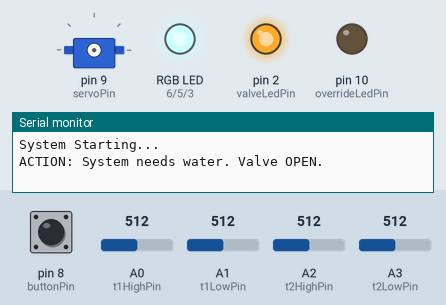
The sketch below on a simulated Arduino Uno, built with avr-gcc and run on an emulated ATmega328P. Shown: servo, an RGB LED mixed from three pins (HIGH = lit), output pins drawn as LEDs (lit = HIGH), the last lines printed to the serial monitor. Inputs (shaded band) come from the test bench; at power-on: pin 8 (buttonPin) HIGH, A0 (t1HighPin) = 512, A2 (t2HighPin) = 512, A1 (t1LowPin) = 512, A3 (t2LowPin) = 512. Pins used as bus, display or sensor lines are not drawn.

Above: at 1.2 s.
1.3 s: pin 8 (buttonPin) pulled LOW for 0.15 s
At 2.2 s:
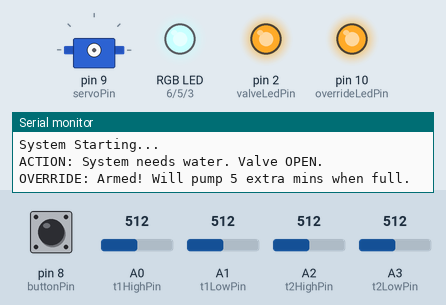
2.9 s: A0 (t1HighPin) set to 208
5.1 s: A0 (t1HighPin) set to 191
6.6 s: A2 (t2HighPin) set to 210
8.8 s: A2 (t2HighPin) set to 185
At 10.3 s:
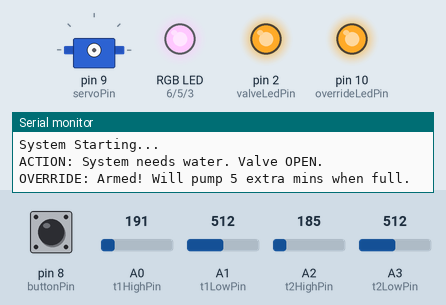
11.3 s: pin 8 (buttonPin) pulled LOW for 3.2 s
At 16.5 s:
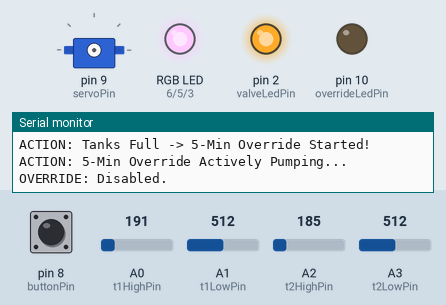
At 26.4 s:
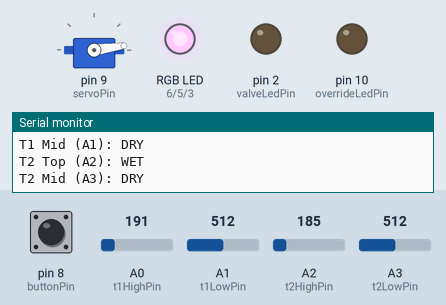
Timing chart, 0 to 28.0 s (numbered marks = the images above; inputs shaded):
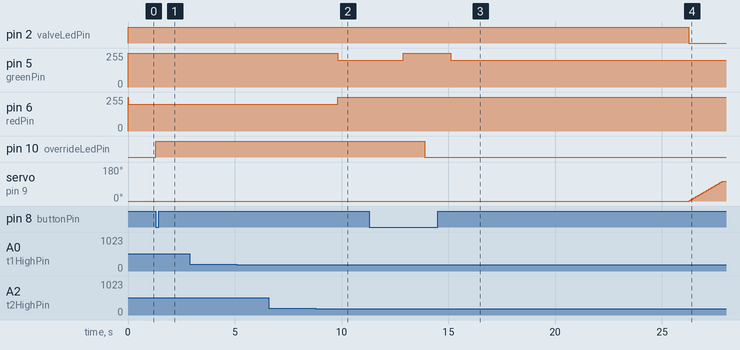

Measured:
- the behaviour switches between 201 and 200 on A2 (t2HighPin) (found by bisection; images 1 and 2)
- after the input at 1.3 s, pin 10 (overrideLedPin): LOW → HIGH at once
- after the input at 2.9 s, every drawn part: stays the same
- after the input at 5.1 s, every drawn part: stays the same
- after the input at 6.6 s, every drawn part: stays the same
- after the input at 8.8 s, pin 5 (greenPin): 255/255 → 200/255 after 1.0 s; pin 6 (redPin): 200/255 → 255/255 after 1.0 s instead of 2.3 s
- after the input at 11.3 s, pin 2 (valveLedPin): HIGH → LOW after 15.0 s; pin 10 (overrideLedPin): HIGH → LOW after 2.6 s; servo on pin 9 (servoPin): moves from 0° to 105° over 1.6 s, starting after 15.0 s

The sketch:

water_automatic_control_system_code.ino
```cpp
//2026/04/11 <ByDushan/> - V13: Anti-Electrolysis Pulse (Pin 7), 5-Min Override

#include <Servo.h>

// --- Pin Definitions ---
const int servoPin = 9;
const int valveLedPin = 2;

const int redPin = 6;
const int greenPin = 5;
const int bluePin = 3;

const int t1HighPin = A0;
const int t1LowPin = A1;
const int t2HighPin = A2;
const int t2LowPin = A3;

// Override Button & Indicator Pins
const int buttonPin = 8;
const int overrideLedPin = 10;

// NEW: Anti-Electrolysis Power Pin
const int sensorPowerPin = 7;

// --- Settings ---
Servo valveServo;
const int valveOpenPos = 0;   // Open is 0
const int valveClosePos = 105; // Close is 105 to avoid valve loose movements
int currentValvePos = 0;
const int servoSpeedDelay = 15;

unsigned long previousMillis = 0;
const long checkInterval = 10000;
const long switchDisplayInterval = 5000;

const int noiseThreshold = 200;

// --- RGB Brightness ---
const int LED_OFF = 255;
const int LED_ON = 200;

// --- 5-Minute Override Variables ---
bool overrideEnabled = false;
bool isOverridingNow = false;
unsigned long overrideStartTime = 0;
const unsigned long OVERRIDE_TIME = 300000;
bool buttonState = HIGH;
bool lastButtonState = HIGH;

void setup() {
  Serial.begin(9600);

  pinMode(valveLedPin, OUTPUT);
  pinMode(redPin, OUTPUT);
  pinMode(greenPin, OUTPUT);
  pinMode(bluePin, OUTPUT);

  pinMode(overrideLedPin, OUTPUT);
  pinMode(buttonPin, INPUT_PULLUP);

  pinMode(t1HighPin, INPUT_PULLUP);
  pinMode(t1LowPin, INPUT_PULLUP);
  pinMode(t2HighPin, INPUT_PULLUP);
  pinMode(t2LowPin, INPUT_PULLUP);

  // NEW: Setup the sensor power pin and make sure it starts OFF
  pinMode(sensorPowerPin, OUTPUT);
  digitalWrite(sensorPowerPin, LOW);

  setRGB(LED_OFF, LED_OFF, LED_OFF);
  digitalWrite(overrideLedPin, LOW);

  Serial.println("System Starting...");
  checkTanksAndUpdateValve();
}

void loop() {
  unsigned long currentMillis = millis();
  unsigned long timePassed = currentMillis - previousMillis;

  // --- BUTTON TOGGLE LOGIC ---
  buttonState = digitalRead(buttonPin);
  if (lastButtonState == HIGH && buttonState == LOW) {
    overrideEnabled = !overrideEnabled;
    digitalWrite(overrideLedPin, overrideEnabled ? HIGH : LOW);

    if (overrideEnabled) {
      Serial.println("OVERRIDE: Armed! Will pump 5 extra mins when full.");
    } else {
      Serial.println("OVERRIDE: Disabled.");
      isOverridingNow = false;
    }
    delay(200);
  }
  lastButtonState = buttonState;

  // --- MAIN DISPLAY & CHECK LOGIC ---
  if (timePassed < switchDisplayInterval) {
    displayTankLevel(t1HighPin, t1LowPin);
  }
  else if (timePassed >= switchDisplayInterval && timePassed < checkInterval) {
    displayTankLevel(t2HighPin, t2LowPin);
  }
  else if (timePassed >= checkInterval) {
    printDiagnostics();
    checkTanksAndUpdateValve();

    setRGB(LED_OFF, LED_OFF, LED_OFF);
    delay(1000);
    previousMillis = millis();
  }
}

// --- Functions ---

void setRGB(int targetR, int targetG, int targetB) {
  analogWrite(redPin, targetR);
  analogWrite(greenPin, targetG);
  analogWrite(bluePin, targetB);
}

void moveValveSlowly(int targetPos) {
  if (currentValvePos == targetPos) return;

  valveServo.write(currentValvePos);
  valveServo.attach(servoPin);

  if (currentValvePos < targetPos) {
    for (int pos = currentValvePos; pos <= targetPos; pos++) {
      valveServo.write(pos);
      delay(servoSpeedDelay);
    }
  } else {
    for (int pos = currentValvePos; pos >= targetPos; pos--) {
      valveServo.write(pos);
      delay(servoSpeedDelay);
    }
  }
  currentValvePos = targetPos;

  delay(150);
  valveServo.detach();
}

// NEW: Updated to pulse the power only when reading!
bool isWetDebounced(int pin) {
  digitalWrite(sensorPowerPin, HIGH); // Send 5V into the water
  delay(5);                           // Wait 5ms to let the transistor fully turn on

  for (int i = 0; i < 10; i++) {
    if (analogRead(pin) > noiseThreshold) {
      digitalWrite(sensorPowerPin, LOW); // Kill power immediately if dry
      return false;
    }
    delay(100);
  }

  digitalWrite(sensorPowerPin, LOW); // Kill power after confirming wet
  return true;
}

void checkTanksAndUpdateValve() {
  bool t1IsFull = isWetDebounced(t1HighPin);
  bool t2IsFull = isWetDebounced(t2HighPin);

  if (t1IsFull && t2IsFull) {
    if (overrideEnabled) {

      if (!isOverridingNow) {
        isOverridingNow = true;
        overrideStartTime = millis();
        Serial.println("ACTION: Tanks Full -> 5-Min Override Started!");
      }

      if (millis() - overrideStartTime >= OVERRIDE_TIME) {
        Serial.println("ACTION: 5-Min Override Complete. Valve CLOSED.");
        digitalWrite(valveLedPin, LOW);
        moveValveSlowly(valveClosePos);

        overrideEnabled = false;
        isOverridingNow = false;
        digitalWrite(overrideLedPin, LOW);
      } else {
        digitalWrite(valveLedPin, HIGH);
        moveValveSlowly(valveOpenPos);
        Serial.println("ACTION: 5-Min Override Actively Pumping...");
      }

    } else {
      digitalWrite(valveLedPin, LOW);
      moveValveSlowly(valveClosePos);
      isOverridingNow = false;
      Serial.println("ACTION: All Tanks Full. Valve CLOSED.");
    }

  } else {
    digitalWrite(valveLedPin, HIGH);
    moveValveSlowly(valveOpenPos);
    isOverridingNow = false;
    Serial.println("ACTION: System needs water. Valve OPEN.");
  }
}

void displayTankLevel(int highSensorPin, int lowSensorPin) {
  if (isOverridingNow) {
    setRGB(LED_OFF, LED_ON, LED_OFF);
    return;
  }

  bool isTopWet = isWetDebounced(highSensorPin);
  bool isMidWet = isWetDebounced(lowSensorPin);

  if (isTopWet) {
    setRGB(LED_OFF, LED_ON, LED_OFF); // GREEN (Full)
  }
  else if (isMidWet) {
    setRGB(LED_ON, LED_ON, LED_OFF);  // YELLOW (Half)
  }
  else {
    setRGB(LED_ON, LED_OFF, LED_OFF); // RED (Empty)
  }
}

void printDiagnostics() {
  Serial.println("\n--- Sensor Status ---");
  Serial.print("T1 Top (A0): "); Serial.println(analogRead(t1HighPin) > noiseThreshold ? "DRY" : "WET");
  Serial.print("T1 Mid (A1): "); Serial.println(analogRead(t1LowPin) > noiseThreshold ? "DRY" : "WET");
  Serial.print("T2 Top (A2): "); Serial.println(analogRead(t2HighPin) > noiseThreshold ? "DRY" : "WET");
  Serial.print("T2 Mid (A3): "); Serial.println(analogRead(t2LowPin) > noiseThreshold ? "DRY" : "WET");
}
```
